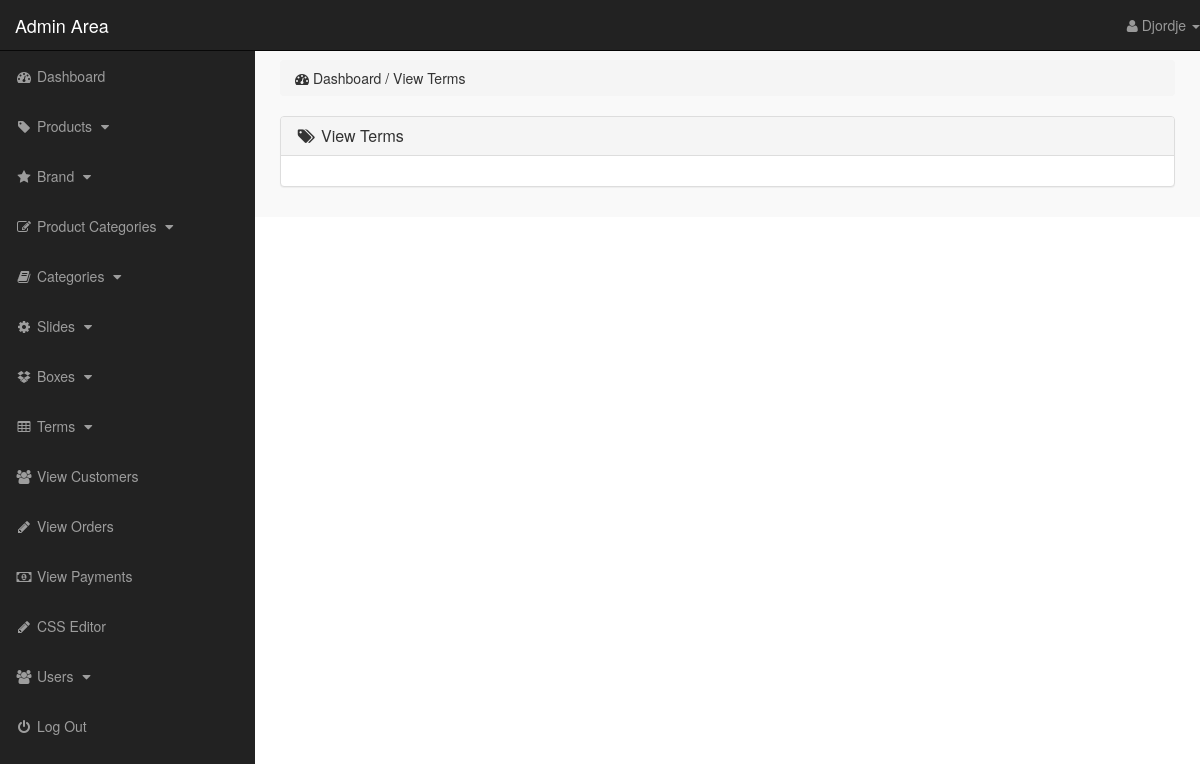
Before: /admin_area/index.php?view_terms (signed in) with the older database file.
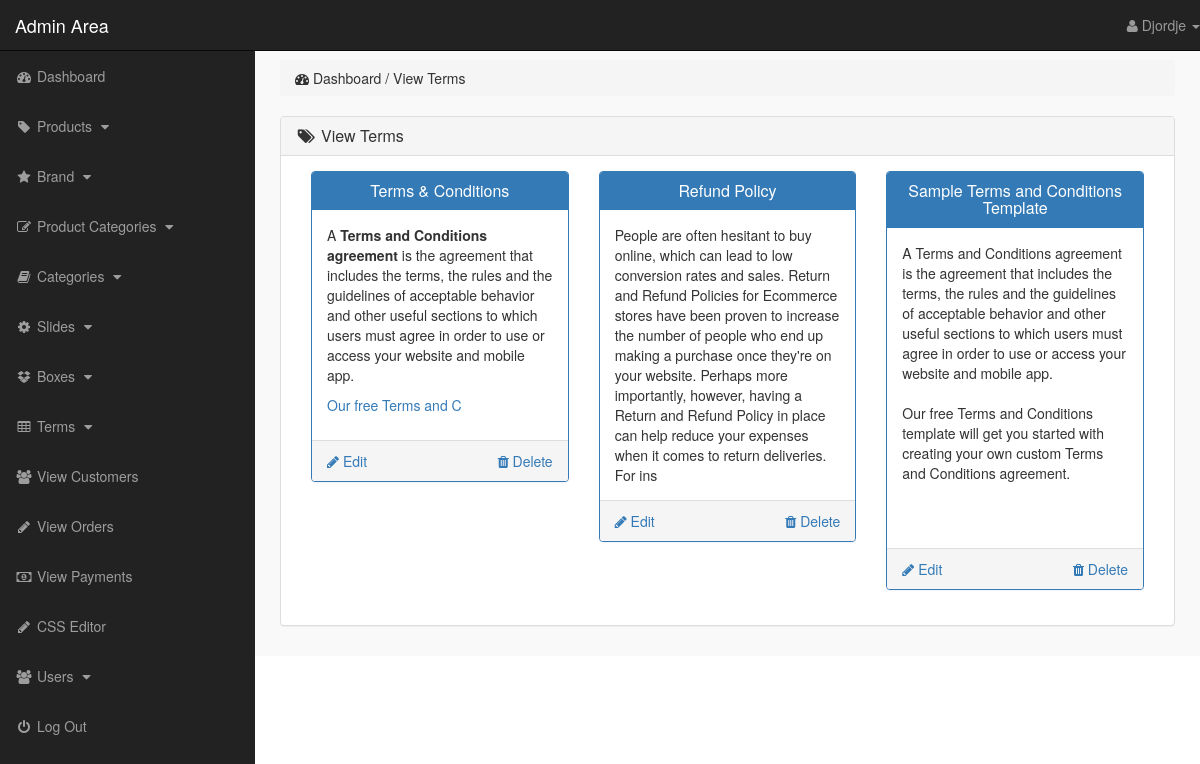
After: the same page with the newer database file.
### tables this page shows
CREATE TABLE `terms` (
  `term_id` int(10) NOT NULL,
  `term_title` varchar(100) NOT NULL,
  `term_link` varchar(100) NOT NULL,
  `term_desc` text NOT NULL
);

### admin_area/view_terms.php (the view)
<?php
    if(!isset($_SESSION['admin_email'])){
        echo "<script>window.open('login.php','_self')</script>";
    }else{
?>
<div class="row">
    <div class="col-lg-12">
        <ol class="breadcrumb">
            <li>
                <i class="fa fa-dashboard"></i> Dashboard / View Terms
            </li>
        </ol>
    </div>
</div>
<div class="row">
    <div class="col-lg-12">
        <div class="panel panel-default">
            <div class="panel-heading">
                <h3 class="panel-title">
                    <i class="fa fa-tags fa-fw"></i> View Terms
                </h3>
            </div>
            <div class="panel-body">
                <?php
                    $get_terms = "select * from terms";
                    $run_terms = mysqli_query($con,$get_terms);
                    while($run_terms_section=mysqli_fetch_array($run_terms)){
                        $term_id = $run_terms_section['term_id'];
                        $term_title = $run_terms_section['term_title'];
                        $term_desc = substr($run_terms_section['term_desc'],0,400);
                ?>
                <div class="col-lg-4 col-md-4">
                    <div class="panel panel-primary">
                        <div class="panel-heading">
                            <h3 class="panel-title" align="center">
                                <?php echo $term_title; ?>
                            </h3>
                        </div>
                        <div class="panel-body">
                        <?php echo $term_desc; ?>
                        </div>
                        <div class="panel-footer">
                            <center>
                                <a href="index.php?delete_term=<?php echo $term_id; ?>" class="pull-right">
                                 <i class="fa fa-trash"></i> Delete
                                </a>
                                <a href="index.php?edit_term=<?php echo $term_id; ?>" class="pull-left">
                                 <i class="fa fa-pencil"></i> Edit
                                </a>
                                <div class="clearfix"></div>
                            </center>
                        </div>
                    </div>
                </div>
                <?php } ?>
            </div>
        </div>
    </div>
</div>
<?php } ?>

### admin_area/includes/sidebar.php (shortened to what the changed rows need)
<?php
    if(!isset($_SESSION['admin_email'])){
        echo "<script>window.open('login.php','_self')</script>";
    }else{
?>
<nav class="navbar navbar-inverse navbar-fixed-top">
    <div class="navbar-header">
        <a href="index.php?dashboard" class="navbar-brand">Admin Area</a>
    </div>
    <ul class="nav navbar-right top-nav">
        <li class="dropdown">
            <a href="#" class="dropdown-toggle" data-toggle="dropdown">
                <i class="fa fa-user"></i> <?php echo $admin_name; ?> <b class="caret"></b>
            </a>
        </li>
    </ul>
    <div class="collapse navbar-collapse navbar-ex1-collapse">
        <ul class="nav navbar-nav side-nav">
            <li>
                <a href="index.php?dashboard">
                    <i class="fa fa-fw fa-dashboard"></i> Dashboard
                </a>
            </li>
            <li>
                <a href="#" data-toggle="collapse" data-target="#products">
                    <i class="fa fa-fw fa-tag"></i> Products
                    <i class="fa fa-fw fa-caret-down"></i>
                </a>
            </li>
            <li>
                <a href="#" data-toggle="collapse" data-target="#manufacturer">
                        <i class="fa fa-fw fa-star"></i> Brand
                        <i class="fa fa-fw fa-caret-down"></i>
                </a>
            </li>
            <li>
                <a href="#" data-toggle="collapse" data-target="#p_cat">
                    <i class="fa fa-fw fa-edit"></i> Product Categories
                    <i class="fa fa-fw fa-caret-down"></i>
                </a>
            </li>
            <li>
                <a href="#" data-toggle="collapse" data-target="#cat">
                    <i class="fa fa-fw fa-book"></i> Categories
                    <i class="fa fa-fw fa-caret-down"></i>
                </a>
            </li>
            <li>
                <a href="#" data-toggle="collapse" data-target="#slides">
                        <i class="fa fa-fw fa-gear"></i> Slides
                        <i class="fa fa-fw fa-caret-down"></i>
                </a>
            </li>
            <li>
                <a href="#" data-toggle="collapse" data-target="#boxes">
                        <i class="fa fa-fw fa-dropbox"></i> Boxes
                        <i class="fa fa-fw fa-caret-down"></i>
                </a>
            </li>
            <li>
                <a href="#" data-toggle="collapse" data-target="#terms">
                        <i class="fa fa-fw fa-table"></i> Terms
                        <i class="fa fa-fw fa-caret-down"></i>
                </a>
            </li>
            <li>
                <a href="index.php?view_customers">
                    <i class="fa fa-fw fa-users"></i> View Customers
                </a>
            </li>
            <li>
                <a href="index.php?view_orders">
                    <i class="fa fa-fw fa-pencil"></i> View Orders
                </a>
            </li>
            <li>
                <a href="index.php?view_payments">
                    <i class="fa fa-fw fa-money"></i> View Payments
                </a>
            </li>
            <li>
                <a href="index.php?edit_css">
                    <i class="fa fa-fw fa-pencil"></i> CSS Editor
                </a>
            </li>
            <li>
                <a href="#" data-toggle="collapse" data-target="#users">
                        <i class="fa fa-fw fa-users"></i> Users
                        <i class="fa fa-fw fa-caret-down"></i>
                </a>
            </li>
            <li>
                <a href="logout.php">
                    <i class="fa fa-fw fa-power-off"></i> Log Out
                </a>
            </li>
        </ul>
    </div>
</nav>
<?php } ?>

Changed rows visible on the page:
added terms: term_title "Terms & Conditions", term_desc "A Terms and Conditions agreement is the agreement that includes the terms, the rules and the guidelines of acceptable behavior and other useful sections to which users must agree in order to use or access your website and mobile app. Our free Terms and C"
added terms: term_title "Refund Policy", term_desc "People are often hesitant to buy online, which can lead to low conversion rates and sales. Return and Refund Policies for Ecommerce stores have been proven to increase the number of people who end up making a purchase once they're on your website. Perhaps more importantly, however, having a Return and Refund Policy in place can help reduce your expenses when it comes to return deliveries. For ins"
added terms: term_title "Sample Terms and Conditions Template", term_desc "A Terms and Conditions agreement is the agreement that includes the terms, the rules and the guidelines of acceptable behavior and other useful sections to which users must agree in order to use or access your website and mobile app. Our free Terms and Conditions template will get you started with creating your own custom Terms and Conditions agreement."
